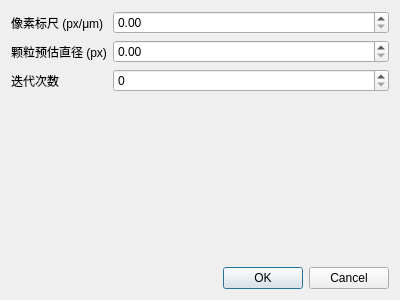
<?xml version="1.0" encoding="UTF-8"?>
<ui version="4.0">
 <class>ConfigDialog</class>
 <widget class="QDialog" name="ConfigDialog">
  <property name="geometry">
   <rect>
    <x>0</x>
    <y>0</y>
    <width>400</width>
    <height>300</height>
   </rect>
  </property>
  <property name="windowTitle">
   <string>模型配置</string>
  </property>
  <layout class="QVBoxLayout" name="verticalLayout">
   <item>
    <layout class="QFormLayout" name="formLayout">
     <item row="0" column="0">
      <widget class="QLabel" name="label">
       <property name="text">
        <string>像素标尺 (px/μm)</string>
       </property>
      </widget>
     </item>
     <item row="1" column="0">
      <widget class="QLabel" name="label_2">
       <property name="text">
        <string>颗粒预估直径 (px)</string>
       </property>
      </widget>
     </item>
     <item row="2" column="0">
      <widget class="QLabel" name="label_3">
       <property name="text">
        <string>迭代次数</string>
       </property>
      </widget>
     </item>
     <item row="0" column="1">
      <widget class="QDoubleSpinBox" name="doubleSpinBox_px_size">
       <property name="maximum">
        <double>1000.000000000000000</double>
       </property>
      </widget>
     </item>
     <item row="1" column="1">
      <widget class="QDoubleSpinBox" name="doubleSpinBox_diam">
       <property name="maximum">
        <double>1000.000000000000000</double>
       </property>
      </widget>
     </item>
     <item row="2" column="1">
      <widget class="QSpinBox" name="spinBox_niter">
       <property name="maximum">
        <number>1000</number>
       </property>
      </widget>
     </item>
    </layout>
   </item>
   <item>
    <widget class="QDialogButtonBox" name="buttonBox">
     <property name="orientation">
      <enum>Qt::Orientation::Horizontal</enum>
     </property>
     <property name="standardButtons">
      <set>QDialogButtonBox::StandardButton::Cancel|QDialogButtonBox::StandardButton::Ok</set>
     </property>
    </widget>
   </item>
  </layout>
 </widget>
 <resources/>
 <connections>
  <connection>
   <sender>buttonBox</sender>
   <signal>accepted()</signal>
   <receiver>ConfigDialog</receiver>
   <slot>accept()</slot>
   <hints>
    <hint type="sourcelabel">
     <x>248</x>
     <y>254</y>
    </hint>
    <hint type="destinationlabel">
     <x>157</x>
     <y>274</y>
    </hint>
   </hints>
  </connection>
  <connection>
   <sender>buttonBox</sender>
   <signal>rejected()</signal>
   <receiver>ConfigDialog</receiver>
   <slot>reject()</slot>
   <hints>
    <hint type="sourcelabel">
     <x>316</x>
     <y>260</y>
    </hint>
    <hint type="destinationlabel">
     <x>286</x>
     <y>274</y>
    </hint>
   </hints>
  </connection>
 </connections>
</ui>
